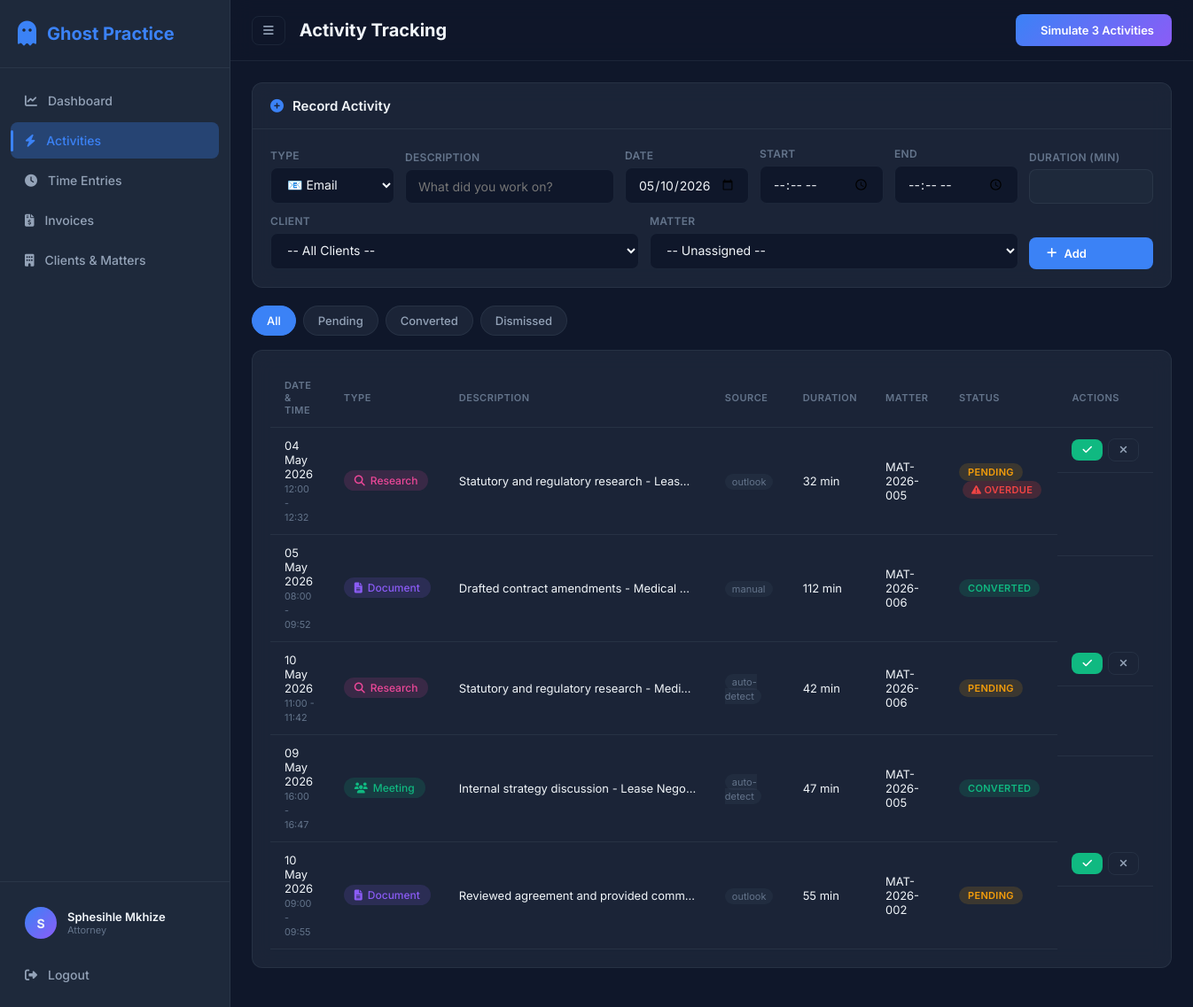
Screenshot of /activities/ (signed in) with the database file from the repository.
### models/user.py (models this page shows, shortened)
class User(UserMixin, db.Model):
    __tablename__ = "users"
    id = db.Column(db.Integer, primary_key=True)
    name = db.Column(db.String(120), nullable=False)
    email = db.Column(db.String(120), unique=True, nullable=False)
    password_hash = db.Column(db.String(256), nullable=False)
    role = db.Column(db.String(20), nullable=False, default="attorney")  # attorney / manager
    hourly_rate = db.Column(db.Float, default=2500.00)
    created_at = db.Column(db.DateTime, default=datetime.utcnow)
    activities = db.relationship("Activity", backref="user", lazy="dynamic")
    time_entries = db.relationship("TimeEntry", backref="user", lazy="dynamic")

### models/activity.py (models this page shows, shortened)
class Activity(db.Model):
    __tablename__ = "activities"
    id = db.Column(db.Integer, primary_key=True)
    user_id = db.Column(db.Integer, db.ForeignKey("users.id"), nullable=False)
    type = db.Column(db.String(30), nullable=False)  # email / meeting / call / document / research
    title = db.Column(db.String(300), nullable=False)
    description = db.Column(db.Text)
    source = db.Column(db.String(30), default="manual")  # outlook / teams / manual / auto-detect
    started_at = db.Column(db.DateTime, nullable=False)
    ended_at = db.Column(db.DateTime)
    duration_minutes = db.Column(db.Float, default=0)
    matter_id = db.Column(db.Integer, db.ForeignKey("matters.id"), nullable=True)
    status = db.Column(db.String(20), default="pending")  # pending / converted / dismissed
    created_at = db.Column(db.DateTime, default=datetime.utcnow)
    time_entry = db.relationship("TimeEntry", backref="activity", uselist=False)
    @property
    def type_icon(self):
        icons = {
            "email": "fa-envelope",
            "meeting": "fa-users",
            "call": "fa-phone",
            "document": "fa-file-alt",
            "research": "fa-search",
        }
        return icons.get(self.type, "fa-clock")

### models/matter.py (models this page shows, shortened)
class Matter(db.Model):
    __tablename__ = "matters"
    id = db.Column(db.Integer, primary_key=True)
    reference = db.Column(db.String(50), unique=True, nullable=False)
    title = db.Column(db.String(200), nullable=False)
    description = db.Column(db.Text)
    client_id = db.Column(db.Integer, db.ForeignKey("clients.id"), nullable=False)
    status = db.Column(db.String(20), default="active")  # active / closed
    created_at = db.Column(db.DateTime, default=datetime.utcnow)
    team = db.relationship("User", secondary=matter_team, backref=db.backref("assigned_matters", lazy="dynamic"))
    activities = db.relationship("Activity", backref="matter", lazy="dynamic")
    time_entries = db.relationship("TimeEntry", backref="matter", lazy="dynamic")
    invoices = db.relationship("Invoice", backref="matter", lazy="dynamic")

### routes/activities.py (the view)
@activities_bp.route("/")
@login_required
def index():
    status_filter = request.args.get("status", "all")
    query = Activity.query.filter_by(user_id=current_user.id)
    if status_filter != "all":
        query = query.filter_by(status=status_filter)
    activities = query.order_by(Activity.created_at.desc()).all()
    now = datetime.utcnow()
    for act in activities:
        if act.status == 'pending' and act.started_at:
            age = now - act.started_at
            act.is_overdue = age.days >= 3
        else:
            act.is_overdue = False
    matters = Matter.query.filter_by(status="active").all()
    clients = Client.query.order_by(Client.name).all()
    today = datetime.utcnow().date()
    return render_template("activities.html", activities=activities, matters=matters, clients=clients, status_filter=status_filter, today=today)

### app.py (called while the page is built)
def create_app():
    app = Flask(__name__)
    app.config.from_object(Config)
    os.makedirs(os.path.join(app.root_path, "instance"), exist_ok=True)
    db.init_app(app)
    login_manager = LoginManager()
    login_manager.init_app(app)
    login_manager.login_view = "auth.login"
    login_manager.login_message_category = "info"
    from models.user import User
    @login_manager.user_loader
    def load_user(user_id):
        return User.query.get(int(user_id))
    register_blueprints(app)
    with app.app_context():
        db.create_all()
    return app

### templates/activities.html (shortened to what this page needs)
{% extends "base.html" %}
{% block page_title %}Activity Tracking{% endblock %}
{% block topbar_actions %}
<button class="btn btn-accent" onclick="simulateActivities(3)">
     Simulate 3 Activities
</button>
{% endblock %}
{% block content %}
<div class="page-activities">
    <div class="card">
        <div class="card-header">
            <h3><i class="fas fa-plus-circle"></i> Record Activity</h3>
        </div>
        <div class="card-body">
            <form method="POST" action="{{ url_for('activities.add') }}" class="form-row">
                <div class="form-group">
                    <label>Type</label>
                    <select name="type" required>
                        <option value="email">📧 Email</option>
                    </select>
                </div>
                <div class="form-group flex-2">
                    <label>Description</label>
                    <input type="text" name="title" placeholder="What did you work on?" required>
                </div>
                <div class="form-group">
                    <label>Date</label>
                    <input type="date" name="date" required value="{{ today if today else '' }}">
                </div>
                <div class="form-group">
                    <label>Start</label>
                    <input type="time" name="start_time" id="act_start" onchange="calcActDur()" required>
                </div>
                <div class="form-group">
                    <label>End</label>
                    <input type="time" name="end_time" id="act_end" onchange="calcActDur()" required>
                </div>
                <div class="form-group">
                    <label>Duration (min)</label>
                    <input type="number" name="duration" id="act_duration" readonly style="background-color: var(--bg-secondary); cursor: not-allowed;">
                </div>
                <div class="form-group">
                    <label>Client</label>
                    <select id="client-select" onchange="filterMatters('client-select', 'matter-select')">
                        <option value="">-- All Clients --</option>
                    </select>
                </div>
                <div class="form-group">
                    <label>Matter</label>
                    <select name="matter_id" id="matter-select">
                        <option value="">-- Unassigned --</option>
                    </select>
                </div>
                <div class="form-group form-action">
                    <button type="submit" class="btn btn-primary"><i class="fas fa-plus"></i> Add</button>
                </div>
            </form>
        </div>
    </div>
    <div class="filter-bar">
        <a href="{{ url_for('activities.index', status='all') }}" class="filter-btn {% if status_filter == 'all' %}active{% endif %}">All</a>
        <a href="{{ url_for('activities.index', status='pending') }}" class="filter-btn {% if status_filter == 'pending' %}active{% endif %}">Pending</a>
        <a href="{{ url_for('activities.index', status='converted') }}" class="filter-btn {% if status_filter == 'converted' %}active{% endif %}">Converted</a>
        <a href="{{ url_for('activities.index', status='dismissed') }}" class="filter-btn {% if status_filter == 'dismissed' %}active{% endif %}">Dismissed</a>
    </div>
    <div class="card">
        <div class="card-body table-responsive">
            {% if activities %}
            <table class="data-table">
                <thead>
                    <tr>
                        <th>Date & Time</th>
                        <th>Type</th>
                        <th>Description</th>
                        <th>Source</th>
                        <th>Duration</th>
                        <th>Matter</th>
                        <th>Status</th>
                        <th>Actions</th>
                    </tr>
                </thead>
                <tbody>
                    {% for act in activities %}
                    <tr class="fade-in" style="animation-delay: {{ loop.index0 * 0.03 }}s">
                        <td>
                            {{ act.started_at.strftime('%d %b %Y') }}<br>
                            {% if act.ended_at %}
                            <small class="text-muted">{{ act.started_at.strftime('%H:%M') }} - {{ act.ended_at.strftime('%H:%M') }}</small>
                            {% else %}
                            <small class="text-muted">{{ act.started_at.strftime('%H:%M') }}</small>
                            {% endif %}
                        </td>
                        <td><span class="type-badge type-{{ act.type }}"><i class="fas {{ act.type_icon }}"></i> {{ act.type|title }}</span></td>
                        <td class="title-cell">{{ act.title }}</td>
                        <td><span class="source-badge">{{ act.source }}</span></td>
                        <td>{{ act.duration_minutes|int }} min</td>
                        <td>{% if act.matter %}{{ act.matter.reference }}{% else %}<em class="text-muted">Unassigned</em>{% endif %}</td>
                        <td>
                            <span class="status-badge status-{{ act.status }}">{{ act.status }}</span>
                            {% if act.is_overdue %}
                            <span class="status-badge status-overdue" style="margin-left: 4px; background-color: rgba(239, 68, 68, 0.2); color: #ef4444; border-color: #ef4444;" title="Older than 3 days. Please convert to billable time!"><i class="fas fa-exclamation-triangle"></i> Overdue</span>
                            {% endif %}
                        </td>
                        <td class="actions-cell">
                            {% if act.status == 'pending' %}
                            <form method="POST" action="{{ url_for('activities.convert', activity_id=act.id) }}" class="inline-form">
                                <button type="submit" class="btn btn-sm btn-success" title="Convert to time entry"><i class="fas fa-check"></i></button>
                            </form>
                            <form method="POST" action="{{ url_for('activities.dismiss', activity_id=act.id) }}" class="inline-form">
                                <button type="submit" class="btn btn-sm btn-ghost" title="Dismiss"><i class="fas fa-times"></i></button>
                            </form>
                            {% endif %}
                        </td>
                    </tr>
                    {% endfor %}
                </tbody>
            </table>
            {% else %}
            <div class="empty-state">
                <i class="fas fa-bolt"></i>
                <p>No activities found. Start tracking or simulate activities!</p>
            </div>
            {% endif %}
        </div>
    </div>
</div>
{% endblock %}

### templates/base.html (shortened to what this page needs)
<!DOCTYPE html>
<html lang="en">
<head>
    <link rel="stylesheet" href="https://cdnjs.cloudflare.com/ajax/libs/font-awesome/6.5.1/css/all.min.css">
    <link rel="stylesheet" href="{{ url_for('static', filename='css/style.css') }}">
</head>
<body>
    {% if current_user.is_authenticated %}
    <div class="app-layout">
        <aside class="sidebar" id="sidebar">
            <div class="sidebar-header">
                <div class="logo">
                    <i class="fas fa-ghost"></i>
                    <span>Ghost Practice</span>
                </div>
            </div>
            <nav class="sidebar-nav">
                <a href="{{ url_for('dashboard.index') }}" class="nav-item {% if request.endpoint == 'dashboard.index' %}active{% endif %}">
                    <i class="fas fa-chart-line"></i><span>Dashboard</span>
                </a>
                <a href="{{ url_for('activities.index') }}" class="nav-item {% if request.endpoint and 'activities' in request.endpoint %}active{% endif %}">
                    <i class="fas fa-bolt"></i><span>Activities</span>
                </a>
                <a href="{{ url_for('time_entries.index') }}" class="nav-item {% if request.endpoint and 'time_entries' in request.endpoint %}active{% endif %}">
                    <i class="fas fa-clock"></i><span>Time Entries</span>
                </a>
                <a href="{{ url_for('invoices.index') }}" class="nav-item {% if request.endpoint and 'invoices' in request.endpoint %}active{% endif %}">
                    <i class="fas fa-file-invoice-dollar"></i><span>Invoices</span>
                </a>
                <a href="{{ url_for('clients.index') }}" class="nav-item {% if request.endpoint and 'clients' in request.endpoint %}active{% endif %}">
                    <i class="fas fa-building"></i><span>Clients & Matters</span>
                </a>
            </nav>
            <div class="sidebar-footer">
                <div class="user-info">
                    <div class="user-avatar">{{ current_user.name[0] }}</div>
                    <div class="user-details">
                        <span class="user-name">{{ current_user.name }}</span>
                        <span class="user-role">{{ current_user.role|title }}</span>
                    </div>
                </div>
                <a href="{{ url_for('auth.logout') }}" class="nav-item logout-btn">
                    <i class="fas fa-sign-out-alt"></i><span>Logout</span>
                </a>
            </div>
        </aside>
        <main class="main-content">
            <header class="topbar">
                <button class="sidebar-toggle" onclick="document.getElementById('sidebar').classList.toggle('collapsed')">
                    <i class="fas fa-bars"></i>
                </button>
                <h1 class="page-title">{% block page_title %}Dashboard{% endblock %}</h1>
                <div class="topbar-actions">
                    {% block topbar_actions %}{% endblock %}
                </div>
            </header>
            <div class="content-area">
                {% block content %}{% endblock %}
            </div>
        </main>
    </div>
    {% else %}
        {% block public_content %}{% endblock %}
    {% endif %}
</body>
</html>

### rows the page displays
User: name "S", name "Sphesihle Mkhize", role "Attorney"
Activity: started_at "04 May 2026", started_at "12:00", ended_at "12:32", type "Research", title "Statutory and regulatory research - Leas…", source "outlook", duration_minutes "32", matter.reference "MAT-2026-005", status "PENDING", shows "OVERDUE"
Activity: started_at "05 May 2026", started_at "08:00", ended_at "09:52", type "Document", title "Drafted contract amendments - Medical…", source "manual", duration_minutes "112", matter.reference "MAT-2026-006", status "CONVERTED"
Activity: started_at "10 May 2026", started_at "11:00", ended_at "11:42", type "Research", title "Statutory and regulatory research - Medi…", source "auto-detect", duration_minutes "42", matter.reference "MAT-2026-006", status "PENDING"
Activity: started_at "09 May 2026", started_at "16:00", ended_at "16:47", type "Meeting", title "Internal strategy discussion - Lease Nego…", source "auto-detect", duration_minutes "47", matter.reference "MAT-2026-005", status "CONVERTED"
Activity: started_at "10 May 2026", started_at "09:00", ended_at "09:55", type "Document", title "Reviewed agreement and provided comm…", source "outlook", duration_minutes "55", matter.reference "MAT-2026-002", status "PENDING"
